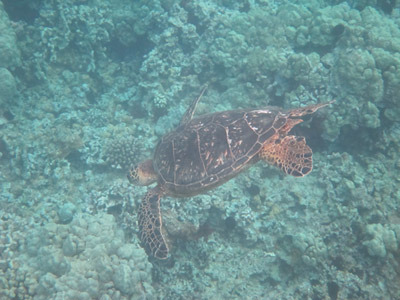
#> input picture water.jpg, 400 x 300 px
$ python SEMINAR.py
#> lines starting #> are read from the running program, lines starting #| are printed output that depends on the picture
import numpy as np
import cv2


# [13 lines left out: function gen_dark_channel, not called in this run]


def boxfilter(img, r):
    ''' To be used for the guided filter '''
    (rows, cols) = img.shape
    imDst = np.zeros_like(img)

    imCum = np.cumsum(img, 0)
    imDst[0 : r+1, :] = imCum[r : 2*r+1, :]
    imDst[r+1 : rows-r, :] = imCum[2*r+1 : rows, :] - imCum[0 : rows-2*r-1, :]
    imDst[rows-r: rows, :] = np.tile(imCum[rows-1, :], [r, 1]) - imCum[rows-2*r-1 : rows-r-1, :]

    imCum = np.cumsum(imDst, 1)
    imDst[:, 0 : r+1] = imCum[:, r : 2*r+1]
    imDst[:, r+1 : cols-r] = imCum[:, 2*r+1 : cols] - imCum[:, 0 : cols-2*r-1]
    imDst[:, cols-r: cols] = np.tile(imCum[:, cols-1], [r, 1]).T - imCum[:, cols-2*r-1 : cols-r-1]

    return imDst


def guidedfilter(I, p, r, eps):
    ''' Filters p, guided by the image I. Uses r for the box filter radius'''
    (rows, cols) = I.shape
    N = boxfilter(np.ones([rows, cols]), r)

    meanI = boxfilter(I, r) / N
    meanP = boxfilter(p, r) / N
    meanIp = boxfilter(I * p, r) / N
    covIp = meanIp - meanI * meanP

    meanII = boxfilter(I * I, r) / N
    varI = meanII - meanI * meanI

    a = covIp / (varI + eps)
    b = meanP - a * meanI

    meanA = boxfilter(a, r) / N
    meanB = boxfilter(b, r) / N

    q = meanA * I + meanB
    return q


def faster_dark_channel(img, kernel):
    '''Method to evaluate the dark channel faster'''
    print ("Evaluating dark channel")
    temp = np.amin(img, axis = 2)
    return cv2.erode(temp, kernel)

def atmosphere(img, channel_dark, top_percent):
    R, C, D = img.shape
    # flatten dark to get top thres percentage of bright points. Paper uses thres_percent = 0.1
    flat_dark = channel_dark.ravel()
    req = int((R * C * top_percent)/ 100)
    ''' find indices of top req intensites in dark channed'''
    indices = np.argpartition(flat_dark, -req)[-req:]

    '''flatten image and take max among these pixels '''
    flat_img = img.reshape(R * C,3)
    return np.max(flat_img.take(indices, axis = 0), axis = 0)

def eval_transmission(dark_div, param):
    '''returns the estimated transmission'''
    transmission = 1 - param * dark_div
    return transmission

# [28 lines left out: function bug_guided_filter, not called in this run]


def depth_map(trans, beta):
    rval = -np.log(trans)/beta
    return rval / np.max(rval)

def radiant_image(image, atmosphere, t, thres):
    R,C,D = image.shape
    temp = np.empty(image.shape)
    t[t < thres] = thres
    for i in range(D):
        temp[:,:,i] = t
    b = (image - atmosphere)/temp + atmosphere
    b[b>255] = 255
    return b


def perform(orig_img, window = 50, top_percent = 0.1, thres_haze = 0.1, omega = 0.95, beta = 1.0, radius = 100, eps = 0.001):
    img_gray = cv2.cvtColor(orig_img, cv2.COLOR_BGR2GRAY)
    img = np.asarray(orig_img, dtype = np.float64)
    img_norm = (img_gray - img_gray.mean())/(img_gray.max() - img_gray.min())
    kernel = np.ones((window, window), np.float64)
    dark = faster_dark_channel(img,kernel)
    A = atmosphere(img, dark, top_percent)
    B = img / A

    dark_div = faster_dark_channel(B, kernel)
    t_estimate = eval_transmission(dark_div, omega)
    R,C,_ = img.shape
    t_refined = guidedfilter(img_norm, t_estimate, radius, eps)
    # t_refined = fast_guided_filter(img, t_estimate, radius, eps)
    unhazed = radiant_image(img, A, t_refined, thres_haze)
    depthmap = depth_map(t_refined, beta)
    return [np.array(x, dtype = np.uint8) for x in [t_estimate * 255, t_refined * 255, unhazed, dark, depthmap * 255] ]


def run_file():
    frame = cv2.imread('water.jpg')
#> frame is the input picture: shape (300, 400, 3); mean B, G, R 149.8, 148.5, 111.5
    [trans, trans_refined, radiance, dark, depthmap] = perform(frame)
#> in faster_dark_channel, `return cv2.erode(temp, kernel)`:
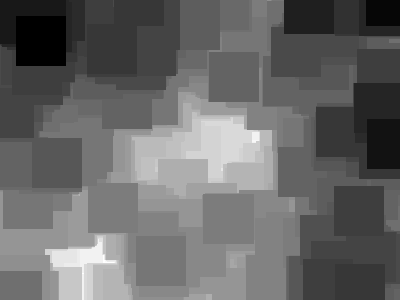
#> returned value: shape (300, 400) float64; min 57, max 98, mean 73.7; drawn with min black and max white
#> in atmosphere, `indices = np.argpartition(flat_dark, -req)[-req:]`: indices = 120 values, max 118883 at index 16, min 53057 at index 91, mean 91580.5
#> in perform, `A = atmosphere(img, dark, top_percent)`: A = [195, 202, 169]
#> in eval_transmission, `transmission = 1 - param * dark_div`:
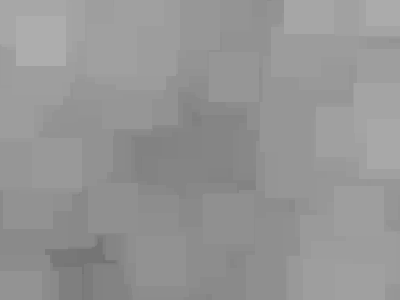
#> transmission: shape (300, 400) float64; min 0.449, max 0.68, mean 0.588
#> in boxfilter, `imCum = np.cumsum(img, 0)`: img: shape (300, 400) float64; every value is 1
#> in guidedfilter, `meanI = boxfilter(I, r) / N`:
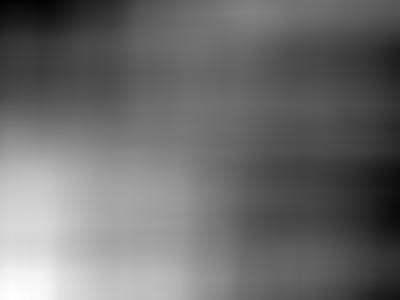
#> meanI: shape (300, 400) float64; min -0.0839, max 0.12, mean 0.00313; drawn with min black and max white
#> call 3 of boxfilter, with r = 100
#> in boxfilter (call 3), `imDst[:, cols-r: cols] = np.tile(imCum[:, cols-1], [r, 1]).T - imCum[:..`:
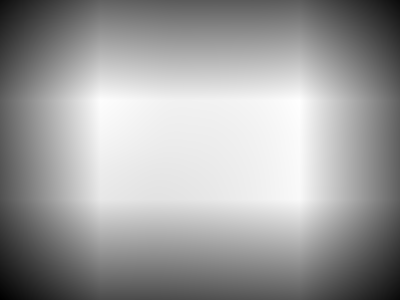
#> imDst: shape (300, 400) float64; min 5510.5, max 24204.8, mean 17147.9; drawn with min black and max white
#> in guidedfilter, `covIp = meanIp - meanI * meanP`:
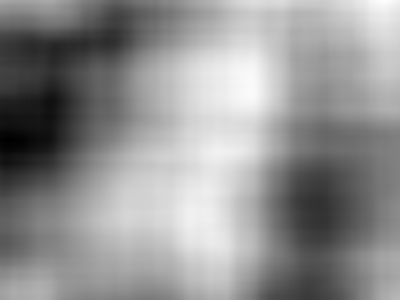
#> covIp: shape (300, 400) float64; min -0.00259, max 0.000336, mean -0.000921; drawn with min black and max white
#> in boxfilter (call 5), `imCum = np.cumsum(img, 0)`:
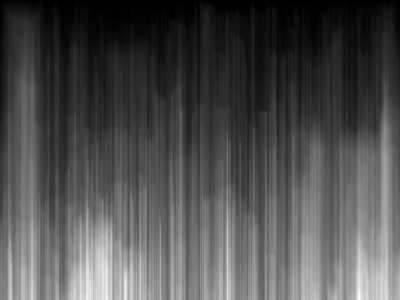
#> imCum: shape (300, 400) float64; min 8.21e-06, max 9.47, mean 2.92; drawn with min black and max white
#> in boxfilter (call 5), `imCum = np.cumsum(img, 0)`:
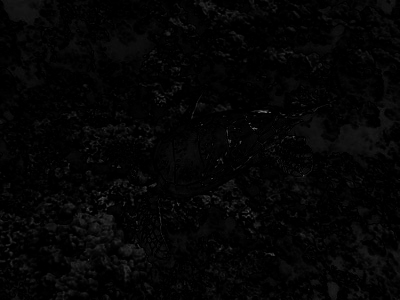
#> img: shape (300, 400) float64; min 8.21e-06, max 0.436, mean 0.0208
    cv2.imshow('original.jpg', frame)
    cv2.imshow('unhazed', radiance)
    cv2.imwrite('unhazed.jpg', radiance)
    cv2.imwrite('transmission.jpg', trans_refined)
    cv2.imwrite('dark-channel.jpg', dark)
    cv2.imwrite('depthmap.jpg', depthmap)
    cv2.waitKey(0)

run_file()

#> (the run stopped early here; a loop or call above may not have finished)
